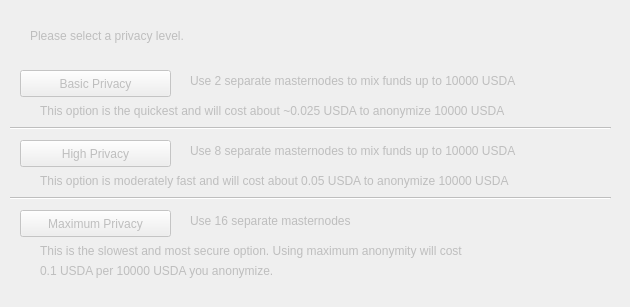
<?xml version="1.0" encoding="UTF-8"?>
<ui version="4.0">
 <class>ObfuscationConfig</class>
 <widget class="QDialog" name="ObfuscationConfig">
  <property name="enabled">
   <bool>false</bool>
  </property>
  <property name="geometry">
   <rect>
    <x>0</x>
    <y>0</y>
    <width>630</width>
    <height>307</height>
   </rect>
  </property>
  <property name="windowTitle">
   <string>Configure Obfuscation</string>
  </property>
  <widget class="QPushButton" name="buttonBasic">
   <property name="geometry">
    <rect>
     <x>20</x>
     <y>70</y>
     <width>151</width>
     <height>27</height>
    </rect>
   </property>
   <property name="text">
    <string>Basic Privacy</string>
   </property>
  </widget>
  <widget class="QPushButton" name="buttonHigh">
   <property name="geometry">
    <rect>
     <x>20</x>
     <y>140</y>
     <width>151</width>
     <height>27</height>
    </rect>
   </property>
   <property name="text">
    <string>High Privacy</string>
   </property>
  </widget>
  <widget class="QPushButton" name="buttonMax">
   <property name="geometry">
    <rect>
     <x>20</x>
     <y>210</y>
     <width>151</width>
     <height>27</height>
    </rect>
   </property>
   <property name="text">
    <string>Maximum Privacy</string>
   </property>
  </widget>
  <widget class="QLabel" name="label">
   <property name="geometry">
    <rect>
     <x>30</x>
     <y>20</y>
     <width>571</width>
     <height>31</height>
    </rect>
   </property>
   <property name="text">
    <string>Please select a privacy level.</string>
   </property>
  </widget>
  <widget class="QLabel" name="label_2">
   <property name="geometry">
    <rect>
     <x>190</x>
     <y>70</y>
     <width>421</width>
     <height>21</height>
    </rect>
   </property>
   <property name="text">
    <string>Use 2 separate masternodes to mix funds up to 10000 USDA</string>
   </property>
  </widget>
  <widget class="QLabel" name="label_3">
   <property name="geometry">
    <rect>
     <x>190</x>
     <y>140</y>
     <width>411</width>
     <height>21</height>
    </rect>
   </property>
   <property name="text">
    <string>Use 8 separate masternodes to mix funds up to 10000 USDA</string>
   </property>
  </widget>
  <widget class="QLabel" name="label_4">
   <property name="geometry">
    <rect>
     <x>190</x>
     <y>210</y>
     <width>421</width>
     <height>21</height>
    </rect>
   </property>
   <property name="text">
    <string>Use 16 separate masternodes</string>
   </property>
  </widget>
  <widget class="QLabel" name="label_6">
   <property name="geometry">
    <rect>
     <x>40</x>
     <y>100</y>
     <width>561</width>
     <height>21</height>
    </rect>
   </property>
   <property name="text">
    <string>This option is the quickest and will cost about ~0.025 USDA to anonymize 10000 USDA</string>
   </property>
  </widget>
  <widget class="QLabel" name="label_7">
   <property name="geometry">
    <rect>
     <x>40</x>
     <y>170</y>
     <width>561</width>
     <height>21</height>
    </rect>
   </property>
   <property name="text">
    <string>This option is moderately fast and will cost about 0.05 USDA to anonymize 10000 USDA</string>
   </property>
  </widget>
  <widget class="QLabel" name="label_8">
   <property name="geometry">
    <rect>
     <x>40</x>
     <y>240</y>
     <width>561</width>
     <height>21</height>
    </rect>
   </property>
   <property name="text">
    <string>This is the slowest and most secure option. Using maximum anonymity will cost</string>
   </property>
  </widget>
  <widget class="QLabel" name="label_9">
   <property name="geometry">
    <rect>
     <x>40</x>
     <y>260</y>
     <width>561</width>
     <height>21</height>
    </rect>
   </property>
   <property name="text">
    <string>0.1 USDA per 10000 USDA you anonymize.</string>
   </property>
  </widget>
  <widget class="Line" name="line">
   <property name="geometry">
    <rect>
     <x>10</x>
     <y>120</y>
     <width>601</width>
     <height>16</height>
    </rect>
   </property>
   <property name="orientation">
    <enum>Qt::Horizontal</enum>
   </property>
  </widget>
  <widget class="Line" name="line_2">
   <property name="geometry">
    <rect>
     <x>10</x>
     <y>190</y>
     <width>601</width>
     <height>16</height>
    </rect>
   </property>
   <property name="orientation">
    <enum>Qt::Horizontal</enum>
   </property>
  </widget>
 </widget>
 <resources/>
 <connections/>
</ui>
